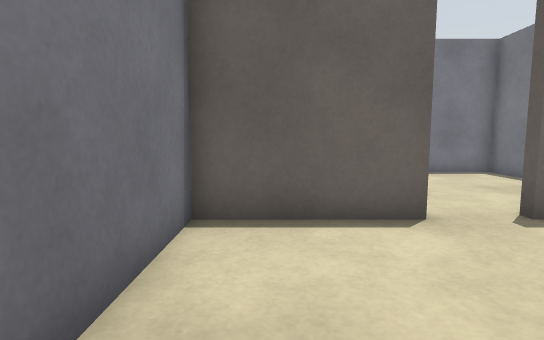
view 1 (above)

12 first-person views from a walk through a robot-simulator world made for Gazebo. The camera is 0.7 m above the floor, tilts 6° down and sees 80° across. The floor is counted in squares, 0.5 m on a side. Each view is taken from the middle of a square. On the plan, view 1 faces up. The plan holds only what a view shows up to about 15 squares ahead; the rest is blank. Robots are left out.

view 2
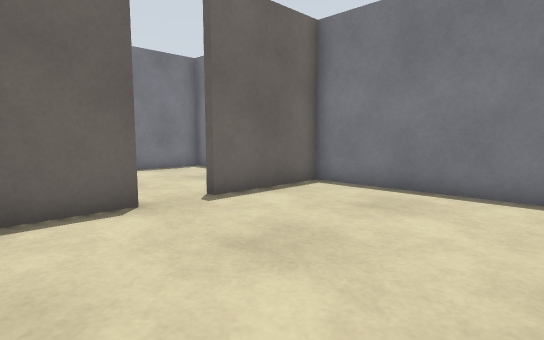

view 3
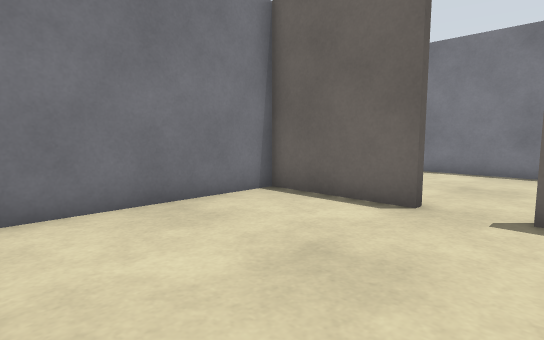

view 4
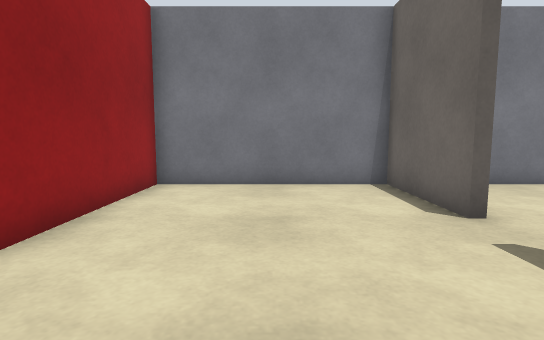

view 5
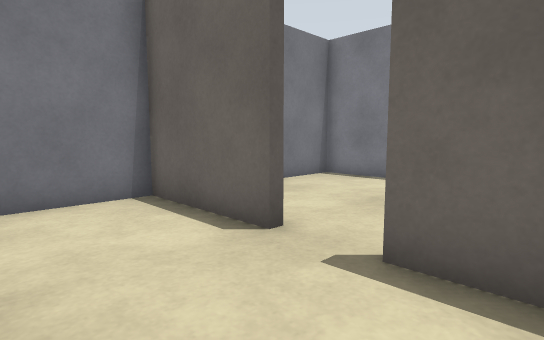

view 6
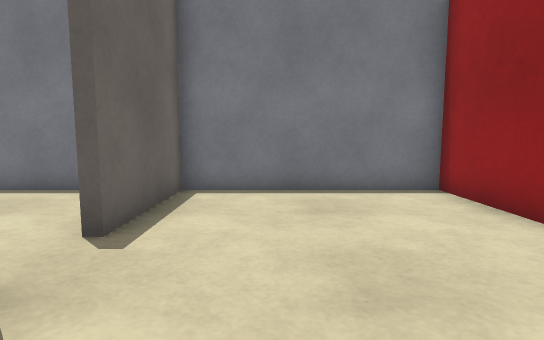

view 7
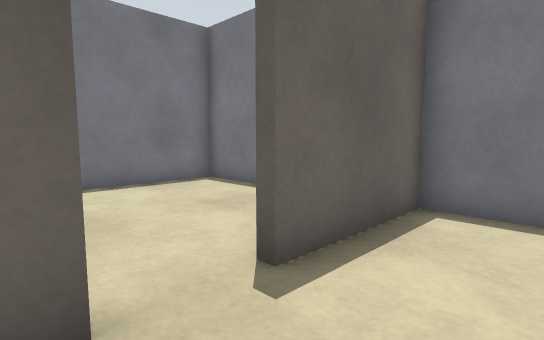

view 8
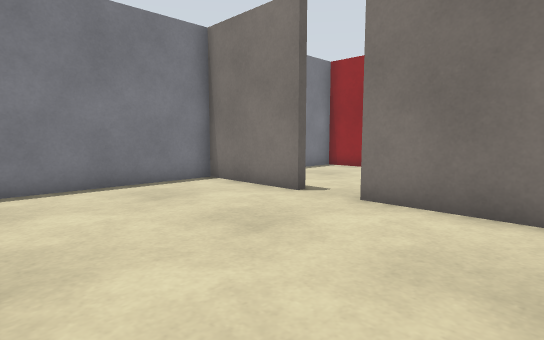

view 9
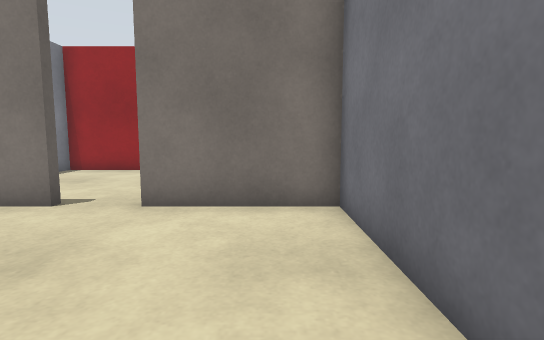

view 10
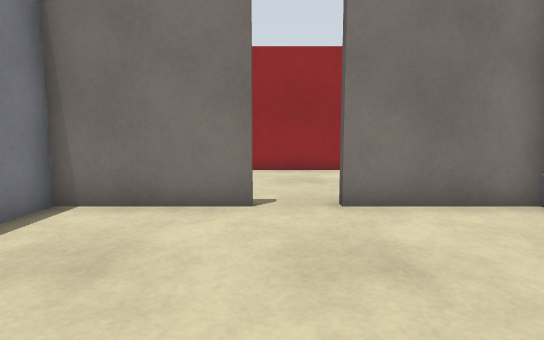

view 11
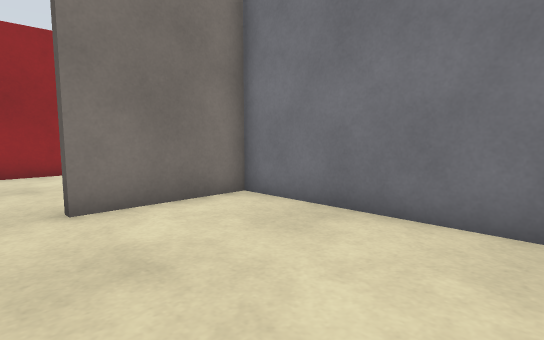

view 12
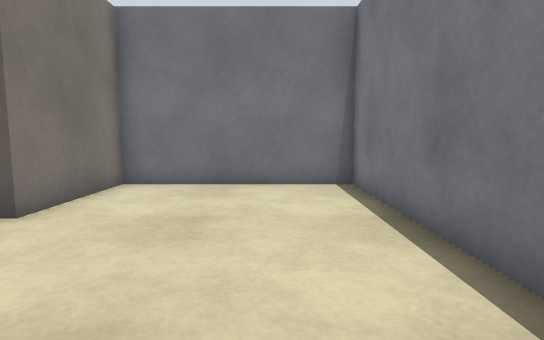

### Floor plan
Points are (right, up) in squares from view 1. A wall is a line through its corners. A room is listed if a view was taken in it or the views show most of it. See-through windows are left out.
Room 1 (views 1, 2, 3, 4, 5, 6, 7)
walls: (2.6, 5.7) (2.6, 5.3) (-1.3, 5.3) (-1.3, -1.3) (8.4, -1.3) (8.4, 5.3) (4.4, 5.3)
ways out: opening at (3.5, 5) to room 2
Room 2 (views 8, 9, 10, 11, 12)
walls: (4.4, 5.3) (4.4, 5.7) (8.4, 5.7) (8.4, 12.4) (-1.3, 12.4) (-1.3, 5.7) (2.6, 5.7)
ways out: opening at (3.5, 5) to room 1

Positions as (right, up) in squares from view 1, and headings:
1: (0, 0), facing up
2: (0, -1), facing up-right
3: (5, -1), facing up-left
4: (8, 2), facing left
5: (6, 2), facing up-left
6: (0, 3), facing right
7: (2, 3), facing up-right
8: (-1, 12), facing down-right
9: (0, 12), facing down
10: (4, 12), facing down
11: (4, 12), facing down-left
12: (8, 10), facing left
